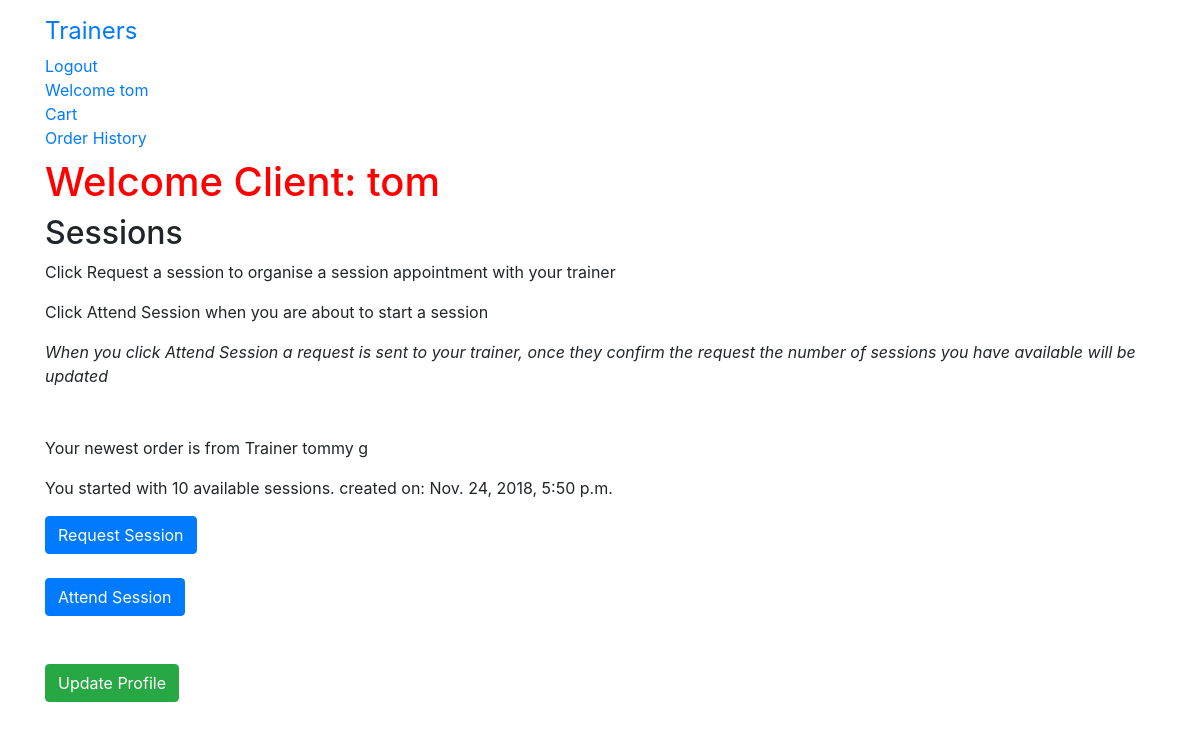
Page /client/10/ (signed in) on the committed database.
### gym/models.py (models this page shows)
class User(AbstractUser):
    is_trainer = models.BooleanField(default=False)
    is_client= models.BooleanField(default=False)

### session/models.py (models this page shows)
class Session(models.Model):
    client_id = models.CharField(max_length=250, default='none')
    trainer_id = models.CharField(max_length=250, default='none')
    order = models.ForeignKey(Order,on_delete=models.CASCADE)
    total_sessions = models.PositiveIntegerField(default=0)
    workout_name = models.CharField(max_length=250)
    status = models.CharField(max_length=250, default='available')
    date = models.DateTimeField(auto_now_add=True)
    class Meta:
        db_table = 'Session'
        ordering = ['-order'] #to have the most recent order come up first

class AvailableSession(models.Model):
    session = models.ForeignKey(Session,on_delete=models.CASCADE,related_name='availablesession')
    available_sessions = models.PositiveIntegerField(default=0)
    date = models.DateTimeField(auto_now_add=True)
    class Meta:
        db_table = 'AvailableSession'

### order/models.py (models this page shows, shortened)
class Order(models.Model):
    client_name = models.CharField(max_length=250, default='none')
    trainer_name = models.CharField(max_length=250, default='none') #new addition
    token = models.CharField(max_length=250,blank=True)
    total = models.DecimalField(max_digits=10,decimal_places=2,verbose_name='GBP Order Gross Total')
    net_pay = models.DecimalField(max_digits=10,decimal_places=2,verbose_name='GBP Order Net Total', default=0.00)
    stripe_fee = models.DecimalField(max_digits=10,decimal_places=2,verbose_name='Stripe Fee', default=0.00)
    platform_fee = models.IntegerField(default=2)
    service_fee = models.DecimalField(max_digits=10,decimal_places=2,verbose_name='Total Service Fee', default=0.00)
    client_email = models.EmailField(max_length=250,blank=True,verbose_name='Client Email')
    trainer_email = models.EmailField(max_length=250,blank=True,verbose_name='Trainer Email')
    created = models.DateTimeField(auto_now_add=True)
    subscription = models.BooleanField(default=False)
    stripe_product_name = models.CharField(max_length=200,default='None')
    stripe_plan_id = models.CharField(max_length=200,default='None')
    class Meta:
        db_table = 'Order'
        ordering = ['-created'] #to have the most recent order come up first

### gym/views.py (the view)
# urls.py: path('client/<pk>/', views.clientProfileView,name='client_profile'), # to view client profile
@login_required
def clientProfileView(request, pk):
    user_id = request.user.id
    session_filter = Session.objects.filter(client_id=user_id).order_by('-id')
    session = session_filter[0]
    session_id = session.id
    available = AvailableSession.objects.filter(session__id=session_id)
    total = available[0].available_sessions
    latest_available = available.latest('id')
    def statusChange():
        session.status = 'pending'
        session.save()
    if (request.GET.get('use_session')):
        statusChange()
        return redirect('gym:client_profile',pk=user_id) #move to pending page
    else: # probably change status to complete
        print('nothing to see here')
        pass
    context = {'session': session, 'available': available, 'total': total}
    return render(request, 'gym/clientprofile_detail.html', context)

### gym/templates/gym/clientprofile_detail.html (shortened to what this page needs)
{% extends 'base.html' %}
{% block content %}
  {% if user.is_client == True %}
    <h1>Welcome Client: {{ user.username }}</h1>
    <h2>Sessions</h2>
    <p>Click Request a session to organise a session appointment with your trainer</p>
    <p>Click Attend Session when you are about to start a session</p>
    <i>When you click Attend Session a request is sent to your trainer, once they confirm the request
    the number of sessions you have available will be updated</i>
    <br>
    <br>
    <br>
    {% if session.status == 'complete'%}
      <p>Congratulations you've completed your workout</p>
      <p>Book another: <a href="{% url 'gym:trainer_detail' pk=session.trainer_id%}">Here</a> </p>
      <p>Checkout your workout history <a href="{% url 'order:order_history'%}">Here</a> </p>
    {% else %}
      <p>Your newest order is from Trainer {{ session.order.trainer_name}}</p>
      {% for a in available %}
        {% if a.available_sessions == total %}
          <p>You started with {{ a.available_sessions }} available sessions. created on: {{ a.date }}</p>
        {% else %}
          <p>You have: {{ a.available_sessions }} available sessions. Session last used on: {{ a.date }}</p>
        {% endif %}
      {% endfor %}
      <a class="btn btn-primary" href="mailto:{{ session.order.trainer_email}}">Request Session</a>
      <br>
      <br>
        <form method="get">
          <input type="submit" class="btn btn-primary" value="Attend Session" name="use_session">
        </form>
    <br>
    <br>
    {% endif %}
  <p> <a class="btn btn-success" href="{% url 'gym:client_update' pk=user.pk %}">Update Profile</a> </p>
  {% else %}
  <p>You are not a client</p>
  {% endif %}
{% endblock %}

### gym/templates/base.html (shortened to what this page needs)
<!DOCTYPE html>
{% load staticfiles %}
<html lang="en" dir="ltr">
  <head>
    <link rel="stylesheet" href="https://maxcdn.bootstrapcdn.com/bootstrap/4.0.0/css/bootstrap.min.css">
    <link rel="stylesheet" href="{% static 'gym/css/app.css' %}">
  </head>
  <body>
    <nav class="navbar navbar-default techfont custom-navbar">
      <div class="container">
        <ul class="nav navbar-nav">
          <li> <a class="navbar-brand bigbrand" href="{% url 'gym:trainer_list'%}">Trainers</a> </li>
        {% if user.is_authenticated %}
          <li> <a href="{% url 'logout'%}">Logout</a> </li>
          {% if user.is_trainer == True %}
            <li> <a href="{% url 'gym:trainer_profile'%}">Welcome Trainer {{ user.username }}</a> </li>
          {% else %}
            <li> <a href="{% url 'gym:client_profile' pk=user.pk%}">Welcome {{ user.username }}</a> </li>
            <li> <a href="{% url 'cart:cart_detail'%}"> Cart</a> </li>
          {% endif %}
          {% if user.is_trainer %}
            <li> <a href="{% url 'order:trainer_order_history'%}">Order History</a> </li>
            <li> <a href="{% url 'stripe:stripe_register'%}">Register For Payment</a>  </li>
          {% else %}
            <li> <a href="{% url 'order:order_history'%}">Order History</a> </li>
          {% endif %}
        {% else %}
          <li> <a class="nav-item active" href="{% url 'gym:client_signup'%}"> Register as Client</a> </li>
          <li> <a href="{% url 'gym:trainer_signup'%}"> Register as Trainer</a> </li>
          <li> <a class="nav navbar-right" href="{% url 'login'%}">Login</a> </li>
        {% endif %}
        </ul>
      </div>
    </nav>
    <div class="container">
    {% block content %}
    {% endblock %}
    </div>
  </body>
</html>

### gym/static/gym/css/app.css (style rules this page uses)
h1 { color: red; }
.bigbrand { font-size: 1.5em; }

### rows in the picture
User: username "tom"
AvailableSession: available_sessions "10", date "Nov. 24, 2018, 5:50 p.m."

### other values in the picture
{{ session.order.trainer_name }} "tommy g"
